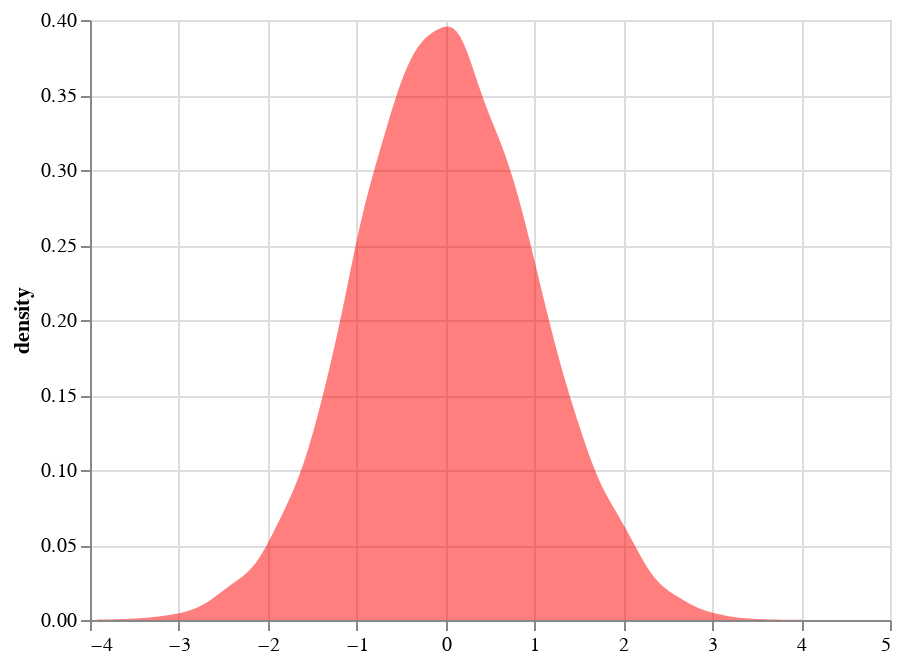

The notebook cell saved with this chart:
### Code cell
prior_samples = norm.rvs(size = 10000)
df = pd.DataFrame(prior_samples, columns=['value'])
prior_pdf = alt.Chart(df).transform_fold(
        ['value']
        ).transform_density(
            density='value',
        ).mark_area(opacity=0.5, color='red').encode(
            alt.X('value:Q', title=None),
            alt.Y('density:Q')
)
prior_pdf

### Figure 1 — Vega-Lite specification as saved in the notebook (floating-point values rounded to 4 significant figures; data arrays with more than 128 entries replaced by an {"elided": "..."} marker saying what was removed)
{"config": {"view": {"continuousWidth": 400, "continuousHeight": 300}}, "data": {"name": "data-9467d6224c47446d05f00ef312493867"}, "mark": {"type": "area", "color": "red", "opacity": 0.5}, "encoding": {"x": {"type": "quantitative", "field": "value", "title": null}, "y": {"type": "quantitative", "field": "density"}}, "transform": [{"fold": ["value"]}, {"density": "value"}], "$schema": "https://vega.github.io/schema/vega-lite/v4.8.1.json", "datasets": {"data-9467d6224c47446d05f00ef312493867": {"elided": "10000 records"}}}
